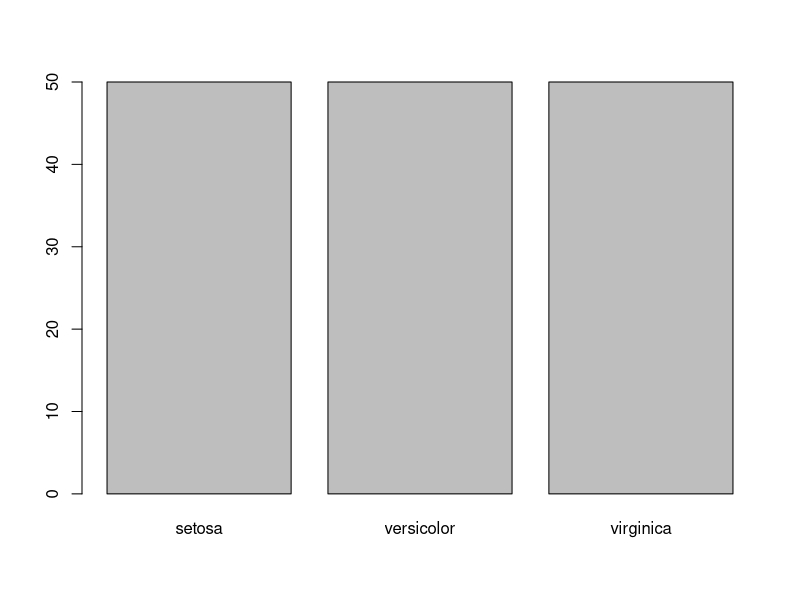
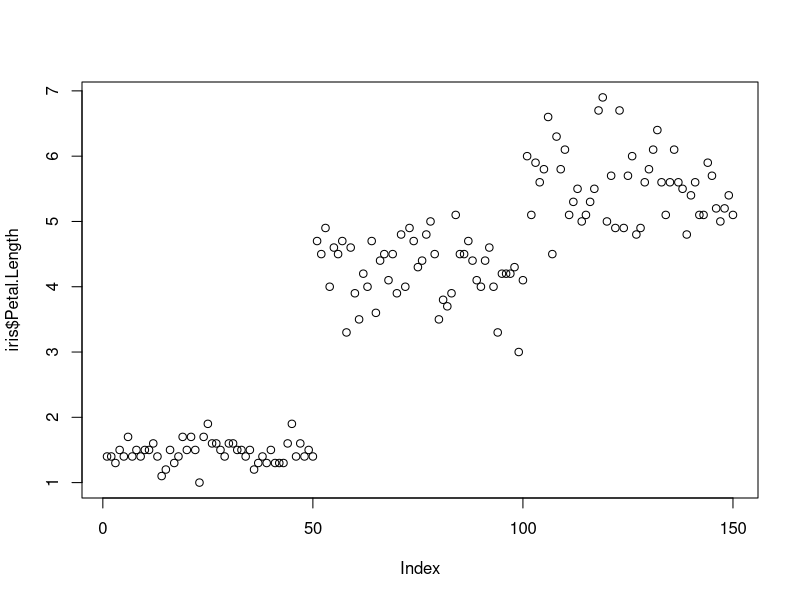
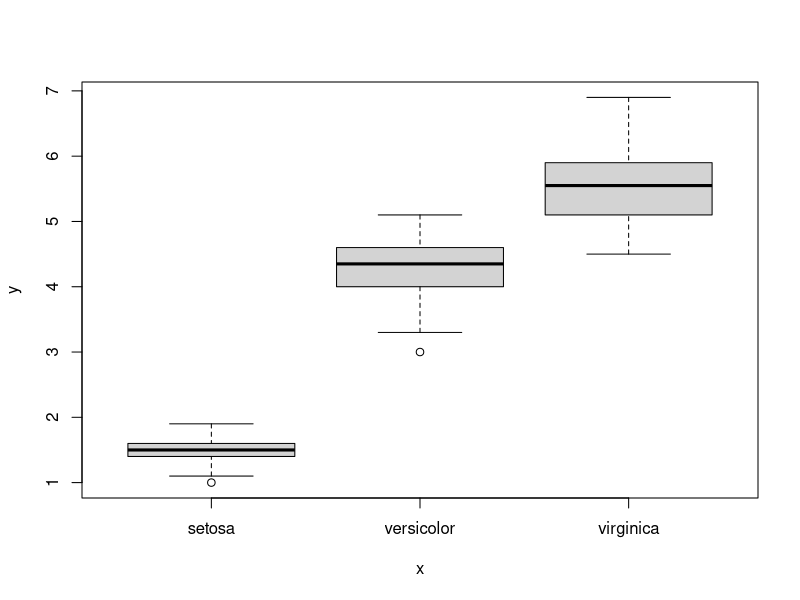
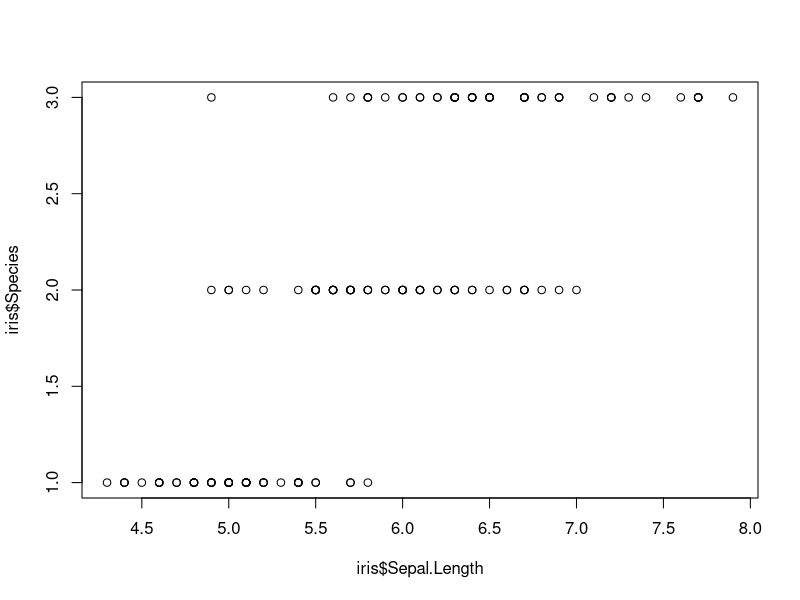
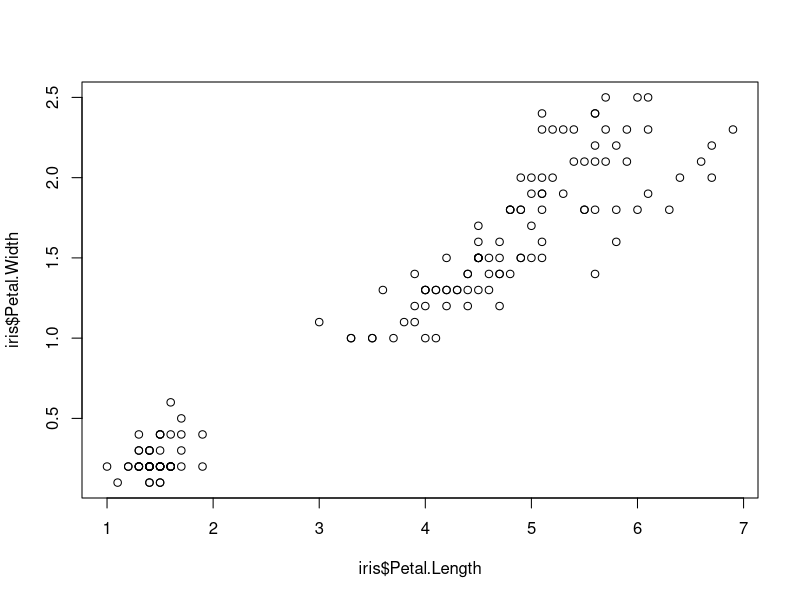
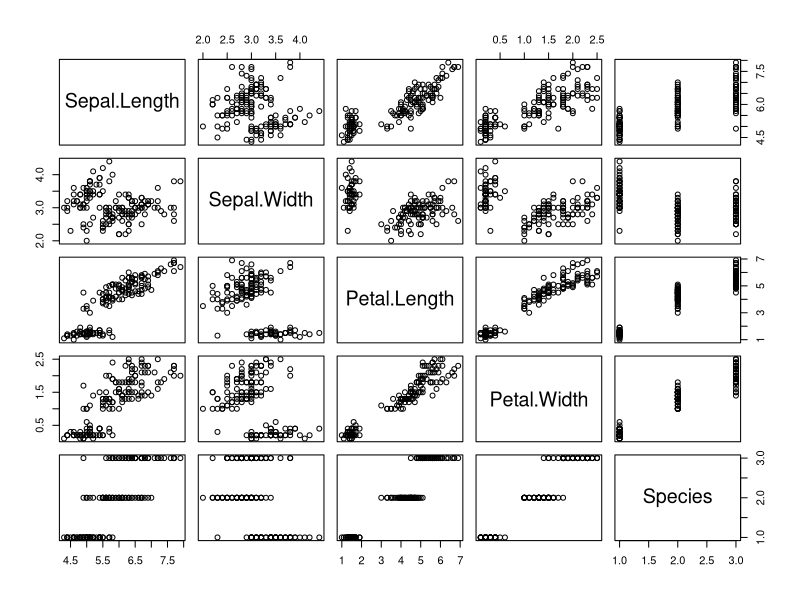
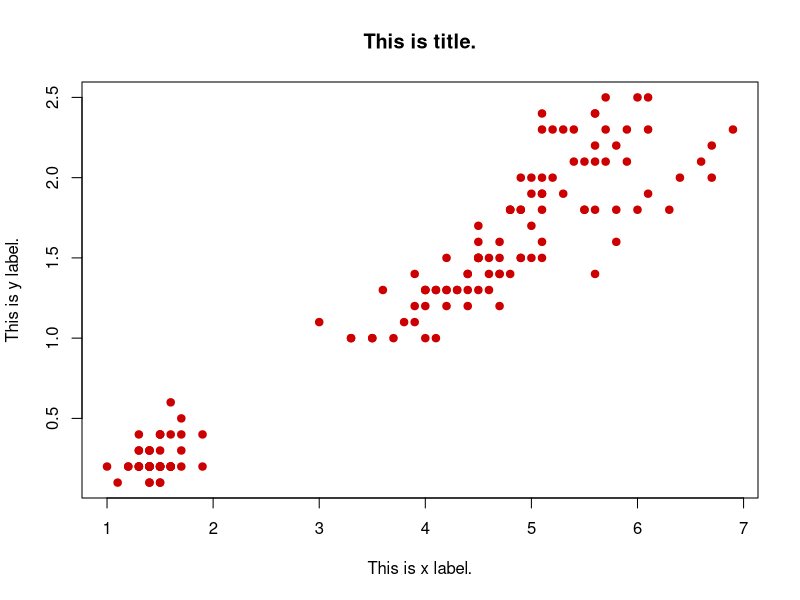
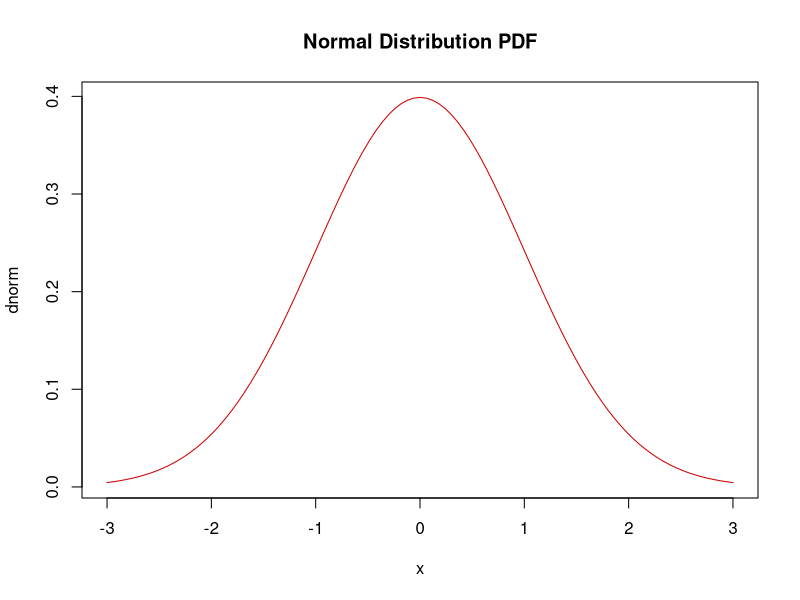

Generate these figures, in order, with R:
### File: lesson102.R

## Part 1: plot() functions for basic graphics.
# plot() is the common 2D plot function with self-adaptive features.

# Load data
library(datasets)
head(iris)

# Get help from R documents for a function
?plot

# Plot one variable
plot(iris$Species) # Category
plot(iris$Petal.Length) # Quantitative

# Plot two variables
plot(iris$Species,iris$Petal.Length)
plot(iris$Sepal.Length,iris$Species)
plot(iris$Petal.Length,iris$Petal.Width)

# Plot entire data set
plot(iris)

# Change plot presentation
plot(iris$Petal.Length,iris$Petal.Width,
     col = "#cc0000", # red
     pch = 19, # solid circle, google "R plot pch" for more
     main = "This is title.",
     xlab = "This is x label.",
     ylab = "This is y label.")

# Plot maths
plot(dnorm,-3,3,
     col = "#cc0000",
     main = "Normal Distribution PDF"
     ) # plot density normal distribution

## Part 2. Bar charts
















